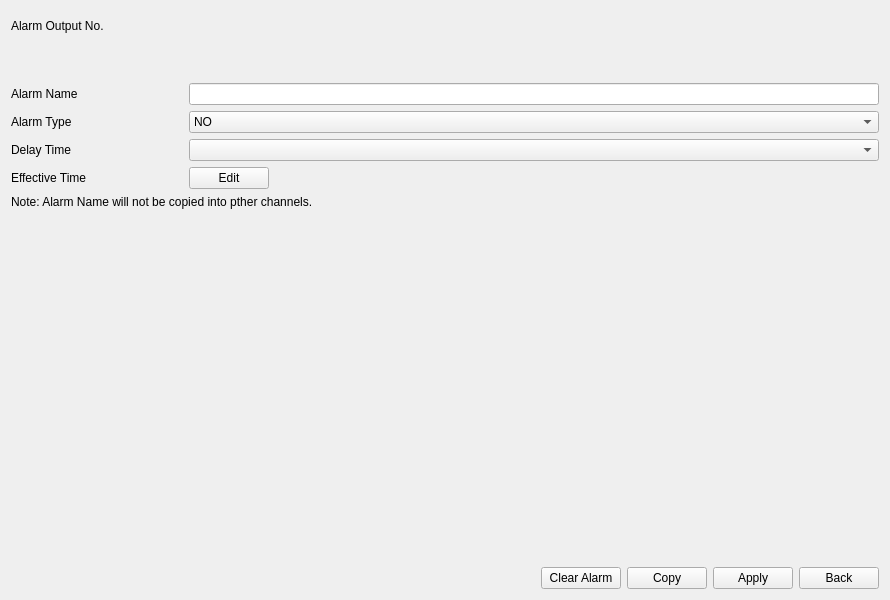
<?xml version="1.0" encoding="UTF-8"?>
<ui version="4.0">
 <class>TabNvrAlarmOutput</class>
 <widget class="QWidget" name="TabNvrAlarmOutput">
  <property name="geometry">
   <rect>
    <x>0</x>
    <y>0</y>
    <width>890</width>
    <height>600</height>
   </rect>
  </property>
  <property name="windowTitle">
   <string>Form</string>
  </property>
  <layout class="QVBoxLayout" name="verticalLayout">
   <item>
    <layout class="QGridLayout" name="gridLayout">
     <item row="2" column="0">
      <widget class="QLabel" name="label_alarmName">
       <property name="sizePolicy">
        <sizepolicy hsizetype="Preferred" vsizetype="Preferred">
         <horstretch>1</horstretch>
         <verstretch>0</verstretch>
        </sizepolicy>
       </property>
       <property name="text">
        <string>Alarm Name</string>
       </property>
      </widget>
     </item>
     <item row="0" column="1">
      <layout class="QHBoxLayout" name="horizontalLayout">
       <item>
        <widget class="ButtonGroup" name="buttonGroup_alarm" native="true">
         <property name="minimumSize">
          <size>
           <width>30</width>
           <height>30</height>
          </size>
         </property>
        </widget>
       </item>
      </layout>
     </item>
     <item row="1" column="0">
      <widget class="QWidget" name="widget" native="true">
       <property name="minimumSize">
        <size>
         <width>0</width>
         <height>30</height>
        </size>
       </property>
      </widget>
     </item>
     <item row="6" column="0" colspan="2">
      <widget class="QLabel" name="label_note">
       <property name="text">
        <string>Note: Alarm Name will not be copied into pther channels.</string>
       </property>
       <property name="style" stdset="0">
        <string>blue_text</string>
       </property>
      </widget>
     </item>
     <item row="4" column="1">
      <widget class="ComboBox" name="comboBox_dwellTime"/>
     </item>
     <item row="0" column="0">
      <layout class="QVBoxLayout" name="verticalLayout_2">
       <item>
        <widget class="QLabel" name="label_alarmOut">
         <property name="text">
          <string>Alarm Output No.</string>
         </property>
        </widget>
       </item>
      </layout>
     </item>
     <item row="4" column="0">
      <widget class="QLabel" name="label_dwellTime">
       <property name="text">
        <string>Delay Time</string>
       </property>
      </widget>
     </item>
     <item row="3" column="1">
      <widget class="ComboBox" name="comboBox_alarmType">
       <item>
        <property name="text">
         <string>NO</string>
        </property>
       </item>
       <item>
        <property name="text">
         <string>NC</string>
        </property>
       </item>
      </widget>
     </item>
     <item row="2" column="1">
      <widget class="LineEditAlarmOutName" name="lineEdit_alarmName">
       <property name="sizePolicy">
        <sizepolicy hsizetype="Expanding" vsizetype="Fixed">
         <horstretch>4</horstretch>
         <verstretch>0</verstretch>
        </sizepolicy>
       </property>
       <property name="maxLength">
        <number>32</number>
       </property>
      </widget>
     </item>
     <item row="3" column="0">
      <widget class="QLabel" name="label_alarmType">
       <property name="text">
        <string>Alarm Type</string>
       </property>
      </widget>
     </item>
     <item row="5" column="0">
      <widget class="QLabel" name="label_effectiveTime">
       <property name="text">
        <string>Effective Time</string>
       </property>
      </widget>
     </item>
     <item row="5" column="1">
      <widget class="QWidget" name="widget" native="true">
       <layout class="QHBoxLayout" name="horizontalLayout_2">
        <property name="leftMargin">
         <number>0</number>
        </property>
        <property name="topMargin">
         <number>0</number>
        </property>
        <property name="rightMargin">
         <number>0</number>
        </property>
        <property name="bottomMargin">
         <number>0</number>
        </property>
        <item>
         <widget class="MyPushButton" name="pushButton_effectiveTime">
          <property name="text">
           <string>Edit</string>
          </property>
         </widget>
        </item>
        <item>
         <spacer name="horizontalSpacer">
          <property name="orientation">
           <enum>Qt::Horizontal</enum>
          </property>
          <property name="sizeHint" stdset="0">
           <size>
            <width>40</width>
            <height>20</height>
           </size>
          </property>
         </spacer>
        </item>
       </layout>
      </widget>
     </item>
    </layout>
   </item>
   <item>
    <spacer name="verticalSpacer">
     <property name="orientation">
      <enum>Qt::Vertical</enum>
     </property>
     <property name="sizeHint" stdset="0">
      <size>
       <width>20</width>
       <height>40</height>
      </size>
     </property>
    </spacer>
   </item>
   <item>
    <layout class="QHBoxLayout" name="horizontalLayout_4">
     <item>
      <spacer name="horizontalSpacer_5">
       <property name="orientation">
        <enum>Qt::Horizontal</enum>
       </property>
       <property name="sizeHint" stdset="0">
        <size>
         <width>40</width>
         <height>20</height>
        </size>
       </property>
      </spacer>
     </item>
     <item>
      <widget class="MyPushButton" name="pushButton_clearAlarm">
       <property name="text">
        <string>Clear Alarm</string>
       </property>
      </widget>
     </item>
     <item>
      <widget class="MyPushButton" name="pushButton_copy">
       <property name="text">
        <string>Copy</string>
       </property>
      </widget>
     </item>
     <item>
      <widget class="MyPushButton" name="pushButton_apply">
       <property name="text">
        <string>Apply</string>
       </property>
      </widget>
     </item>
     <item>
      <widget class="MyPushButton" name="pushButton_back">
       <property name="text">
        <string>Back</string>
       </property>
      </widget>
     </item>
    </layout>
   </item>
  </layout>
 </widget>
 <customwidgets>
  <customwidget>
   <class>ComboBox</class>
   <extends>QComboBox</extends>
   <header>combobox.h</header>
  </customwidget>
  <customwidget>
   <class>MyPushButton</class>
   <extends>QPushButton</extends>
   <header>mypushbutton.h</header>
  </customwidget>
  <customwidget>
   <class>ButtonGroup</class>
   <extends>QWidget</extends>
   <header>buttongroup.h</header>
   <container>1</container>
  </customwidget>
  <customwidget>
   <class>LineEditAlarmOutName</class>
   <extends>QLineEdit</extends>
   <header>LineEditAlarmOutName.h</header>
  </customwidget>
 </customwidgets>
 <resources/>
 <connections/>
</ui>
